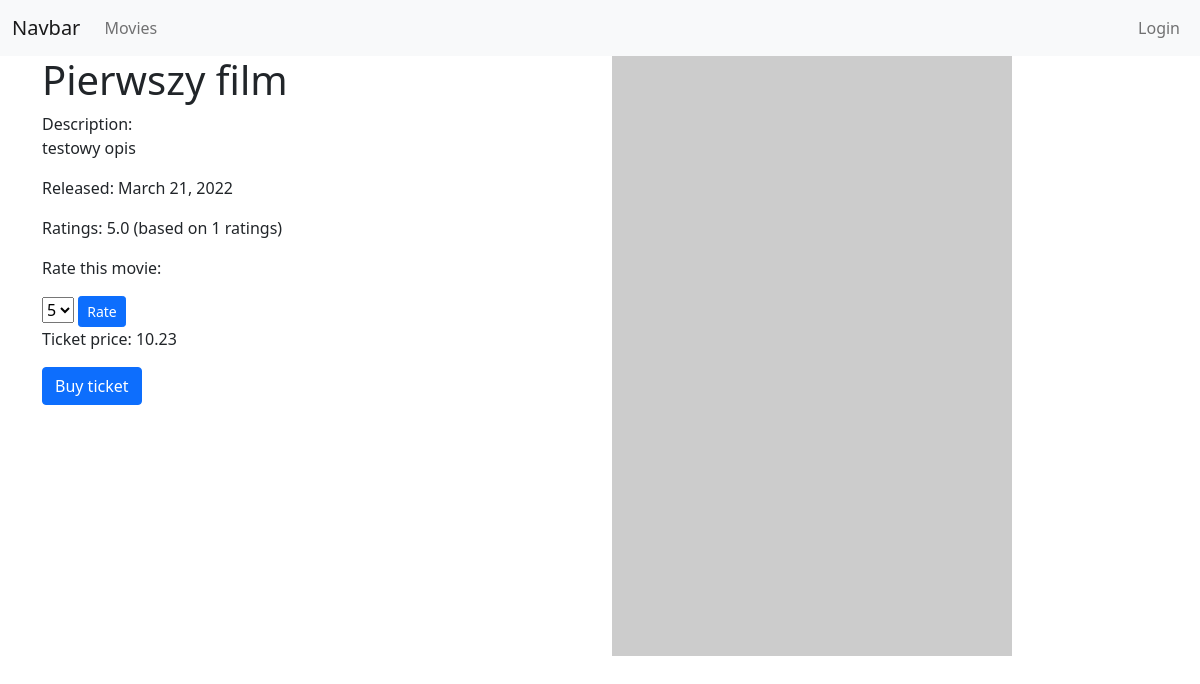
Before: /details/1 with the older database file.
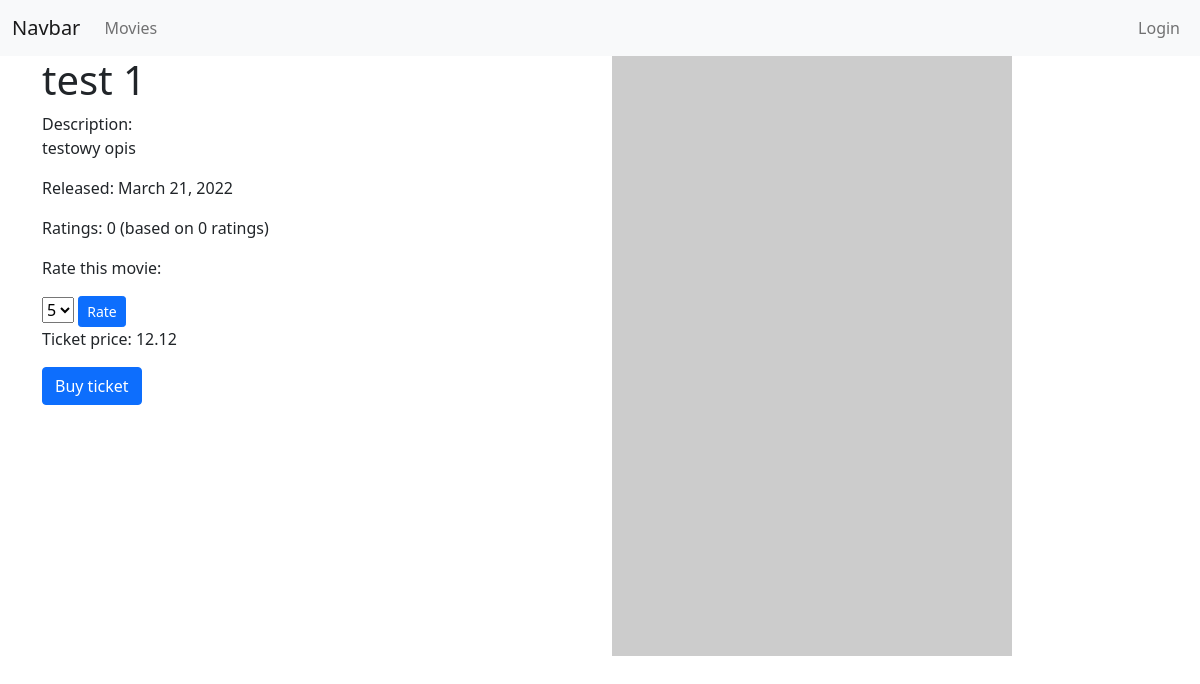
After: the same page with the newer database file.
### core/models.py (models this page shows)
class Movies(models.Model):
    title = models.CharField(max_length=100)
    description = models.CharField(max_length=4096)
    release_date = models.DateField()
    price = models.FloatField()
    rating = models.ForeignKey('Ratings', on_delete=models.SET_DEFAULT, default = "NA", null=True)
    def avgRating(self):
        rating = Ratings.objects.filter(movieID=self).aggregate(avarage=Avg('rating'))
        avg = 0
        if rating['avarage'] is not None:
            avg = float(rating['avarage'])
        return avg
    def countRating(self):
        rating = Ratings.objects.filter(movieID=self).aggregate(count=Count('rating'))
        count = 0
        if rating['count'] is not None:
            count = int(rating['count'])
        return count

### core/views.py (the view)
# urls.py: path('details/<int:id>', views.movieDetails, name="movieDetails"),
def movieDetails(request, id):
    try:
        movie = Movies.objects.get(pk=id)
        context = {
            'movie': movie
        }
        return render(request, 'details.html', context)
    except ObjectDoesNotExist as err:
        return HttpResponse("not found")

### core/templates/details.html (shortened to what this page needs)
{% extends '_base.html' %}
{% block content %}
{% include '_navbar.html' %}
<div class="container">
    <div class="row">
        <div class="col">
            <h1>{{movie.title}}</h1>
            <p>Description:<br>
                {{movie.description}}
            </p>
            <p>Released: {{movie.release_date}}</p>
            <p>Ratings: {{movie.avgRating}} (based on {{movie.countRating}} ratings)</p>
            <div>
                <p>Rate this movie:</p>
                <span>
                <select id="selectMovieRate">
                    <option value="5">5</option>
                </select>
                <button class="btn btn-primary btn-sm" id="buttonRate">Rate</button>
            </span>
            </div>
            <p>Ticket price: {{movie.price}}</p>
            <a href="{% url 'core:buyMovieTicket' movie.id %}"><button class="btn btn-primary">Buy ticket</button></a>
        </div>
        <div class="col">
            <img src="https://picsum.photos/400/600" class="img-fluid" alt="movie poster">
        </div>
    </div>
</div>
{% endblock %}

### templates/_base.html (shortened to what this page needs)
<!DOCTYPE html>
<html lang="en">
<head>
    <link href="https://cdn.jsdelivr.net/npm/bootstrap@5.1.3/dist/css/bootstrap.min.css" rel="stylesheet">
</head>
<body>
        {% block content %}{% endblock %}
</body>
</html>

### templates/_navbar.html (shortened to what this page needs)
<nav class="navbar navbar-expand-lg navbar-light bg-light">
    <div class="container-fluid">
      <a class="navbar-brand" href="{% url 'core:index' %}">Navbar</a>
      <div class="collapse navbar-collapse" id="navbarNav">
        <ul class="navbar-nav">
          <li class="nav-item">
            <a class="nav-link" aria-current="page" href="{% url 'core:index' %}">Movies</a>
          </li>
        </ul>
        <ul class="navbar-nav ms-auto">
          {% if user.is_authenticated %}
          <li class="nav-item dropdown">
              <a class="nav-link dropdown-toggle" role="button" data-bs-toggle="dropdown" aria-expanded="false">Welcome, {{user.username}}</a>
              <ul class="dropdown-menu dropdown-menu-end" aria-labelledby="navbarDropdown">
                  <li><a class="dropdown-item" href="{% url 'userAccount:user_orders' %}">My orders</a></li>
                  <li><a class="dropdown-item" href="{% url 'userAccount:logout_request' %}">Logout</a></li>
              </ul>
          </li>
          {% else %}
            <a class="nav-link" href="{% url 'userAccount:login_request'%}">Login</a>
          {% endif %}
      </ul>
      </div>
    </div>
</nav>

Changed rows visible on the page:
changed Movies "testowy opis": title "Pierwszy film" → "test 1"; avgRating "5.0" → "0"; countRating "1" → "0"; price "10.23" → "12.12"
